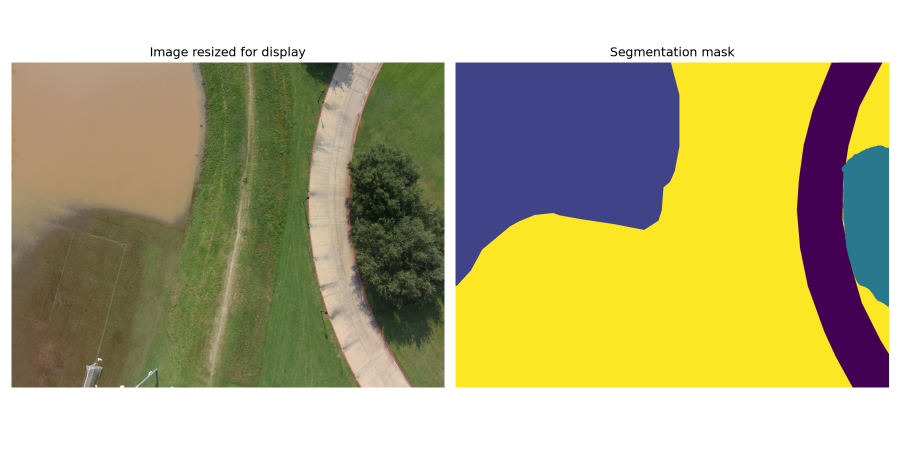
#> input picture ai-service/mismatch_6614_visualization.png, 1800 x 900 px, given in place of 6614.jpg, which was not available (shown at 1/2 size)
$ python visualize_mismatch.py
#> lines starting #> are read from the running program, lines starting #| are printed output that depends on the picture; pictures that were not available may be replaced by others from this repository, and a replacement may not be noted
from pathlib import Path

from PIL import Image
import numpy as np
import matplotlib.pyplot as plt


DATASET_ROOT = Path(r"D:\Drishtix\datasets\floodnet")

image_path = (
    DATASET_ROOT
    / "Train"
    / "Labeled"
    / "Flooded"
    / "image"
    / "6614.jpg"
)

mask_path = (
    DATASET_ROOT
    / "Train"
    / "Labeled"
    / "Flooded"
    / "mask"
    / "6614_lab.png"
)


# Load
image = Image.open(image_path).convert("RGB")
mask = Image.open(mask_path)
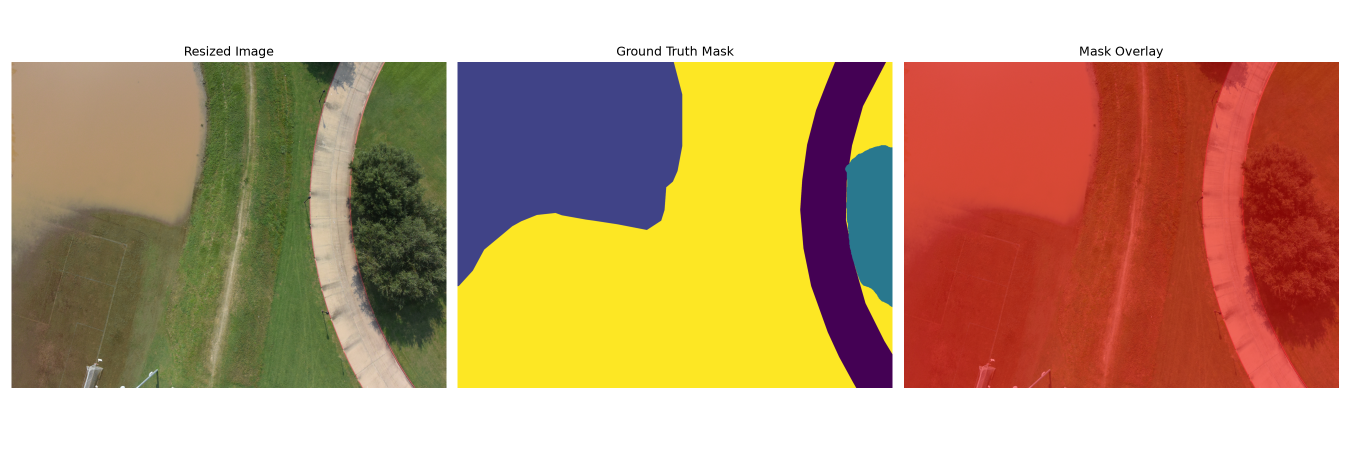
#> input picture ai-service/mismatch_6614_overlay.png, 2700 x 900 px, given in place of 6614_lab.png, which was not available (shown at 1/2 size)
#> mask is the input picture: PIL image 2700x900 RGBA; mean R, G, B, A 188.2, 153.9, 120.5, 255

print("Original image:", image.size)
#| Original image: (1800, 900)
print("Mask:", mask.size)
#| Mask: (2700, 900)


# Resize image ONLY for this alignment experiment
resized_image = image.resize(
    mask.size,
    Image.Resampling.LANCZOS
)
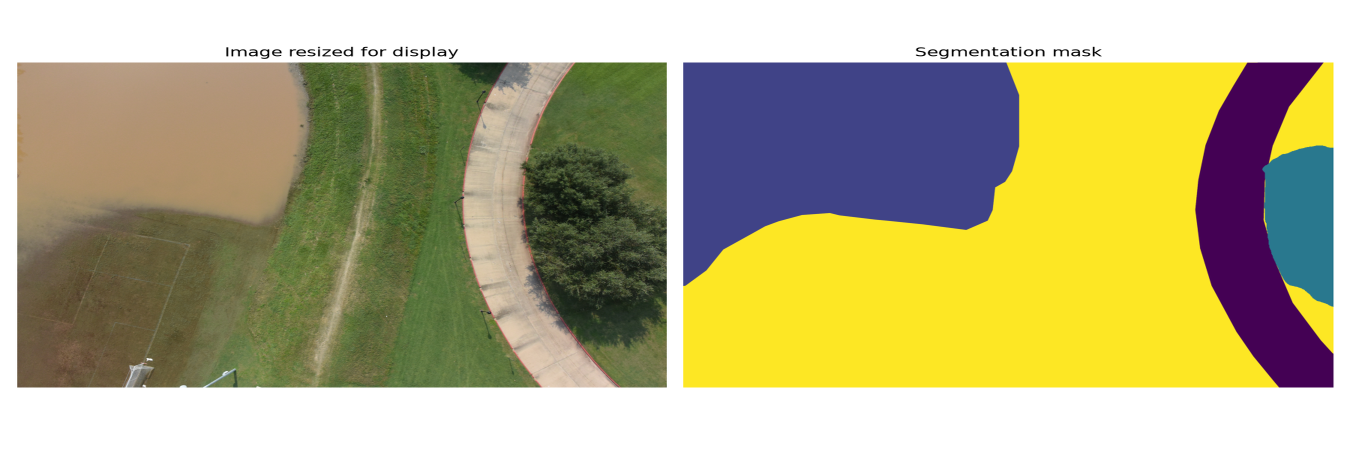
#> resized_image: PIL image 2700x900 RGB (shown at 1/2 size); mean R, G, B 179.4, 173, 129.6


image_array = np.array(resized_image)
mask_array = np.array(mask)


# Create a simple binary overlay:
# all non-background mask pixels highlighted
binary_mask = mask_array != 0
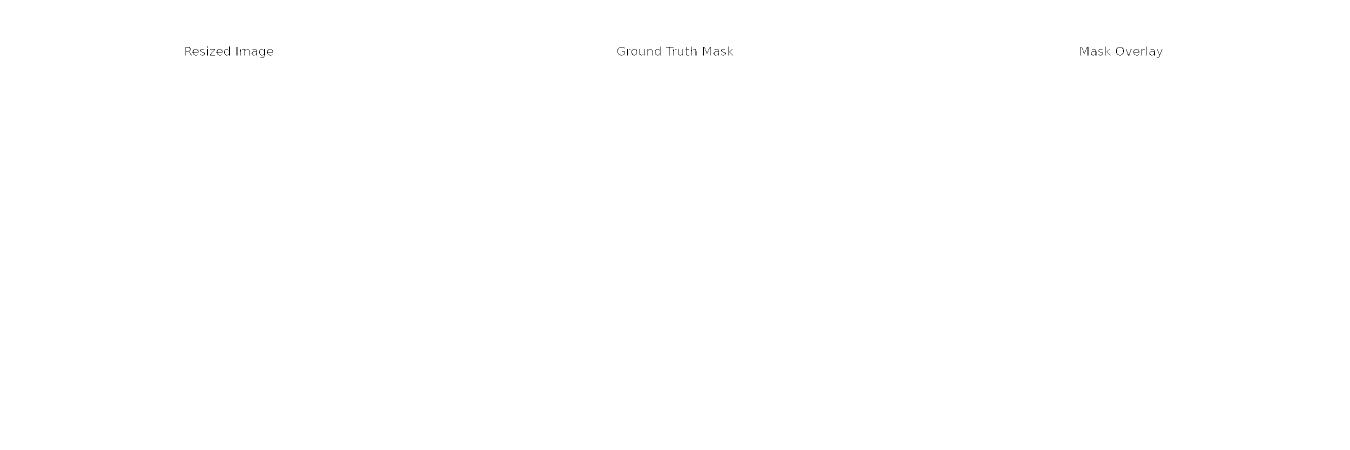
#> binary_mask: shape (900, 2700, 4) bool (shown at 1/2 size); mean R, G, B, A 0.999, 0.999, 0.999, 1


overlay = image_array.copy()

# Red overlay on labeled regions
overlay[binary_mask] = (
#> (the run stopped early here; a loop or call above may not have finished)
